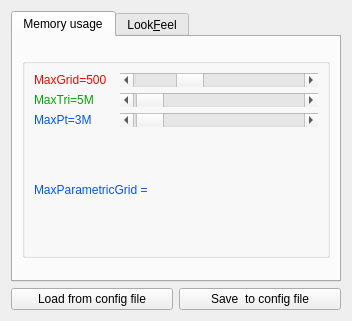
<?xml version="1.0" encoding="UTF-8"?>
<ui version="4.0">
 <class>Parametersoptions</class>
 <widget class="QWidget" name="Parametersoptions">
  <property name="geometry">
   <rect>
    <x>0</x>
    <y>0</y>
    <width>352</width>
    <height>321</height>
   </rect>
  </property>
  <property name="windowTitle">
   <string>Configuration Options</string>
  </property>
  <layout class="QGridLayout" name="gridLayout_6">
   <item row="0" column="0">
    <widget class="QTabWidget" name="StyleTheme">
     <property name="currentIndex">
      <number>0</number>
     </property>
     <widget class="QWidget" name="tab">
      <attribute name="title">
       <string>Memory usage</string>
      </attribute>
      <layout class="QGridLayout" name="gridLayout_2">
       <item row="0" column="0">
        <widget class="QGroupBox" name="ColorsgroupBox">
         <property name="sizePolicy">
          <sizepolicy hsizetype="Expanding" vsizetype="Expanding">
           <horstretch>0</horstretch>
           <verstretch>0</verstretch>
          </sizepolicy>
         </property>
         <property name="maximumSize">
          <size>
           <width>16777215</width>
           <height>200</height>
          </size>
         </property>
         <property name="palette">
          <palette>
           <active>
            <colorrole role="Base">
             <brush brushstyle="SolidPattern">
              <color alpha="255">
               <red>255</red>
               <green>0</green>
               <blue>0</blue>
              </color>
             </brush>
            </colorrole>
           </active>
           <inactive>
            <colorrole role="Base">
             <brush brushstyle="SolidPattern">
              <color alpha="255">
               <red>255</red>
               <green>0</green>
               <blue>0</blue>
              </color>
             </brush>
            </colorrole>
           </inactive>
           <disabled>
            <colorrole role="Base">
             <brush brushstyle="SolidPattern">
              <color alpha="255">
               <red>170</red>
               <green>170</green>
               <blue>0</blue>
              </color>
             </brush>
            </colorrole>
           </disabled>
          </palette>
         </property>
         <property name="title">
          <string/>
         </property>
         <property name="alignment">
          <set>Qt::AlignCenter</set>
         </property>
         <layout class="QGridLayout" name="gridLayout">
          <item row="0" column="0">
           <widget class="QLabel" name="maxgriLabel">
            <property name="sizePolicy">
             <sizepolicy hsizetype="Fixed" vsizetype="Preferred">
              <horstretch>0</horstretch>
              <verstretch>0</verstretch>
             </sizepolicy>
            </property>
            <property name="minimumSize">
             <size>
              <width>80</width>
              <height>0</height>
             </size>
            </property>
            <property name="maximumSize">
             <size>
              <width>80</width>
              <height>16777215</height>
             </size>
            </property>
            <property name="palette">
             <palette>
              <active>
               <colorrole role="WindowText">
                <brush brushstyle="SolidPattern">
                 <color alpha="255">
                  <red>255</red>
                  <green>0</green>
                  <blue>0</blue>
                 </color>
                </brush>
               </colorrole>
              </active>
              <inactive>
               <colorrole role="WindowText">
                <brush brushstyle="SolidPattern">
                 <color alpha="255">
                  <red>255</red>
                  <green>0</green>
                  <blue>0</blue>
                 </color>
                </brush>
               </colorrole>
              </inactive>
              <disabled>
               <colorrole role="WindowText">
                <brush brushstyle="SolidPattern">
                 <color alpha="255">
                  <red>120</red>
                  <green>120</green>
                  <blue>120</blue>
                 </color>
                </brush>
               </colorrole>
              </disabled>
             </palette>
            </property>
            <property name="text">
             <string>MaxGrid=500</string>
            </property>
            <property name="wordWrap">
             <bool>false</bool>
            </property>
           </widget>
          </item>
          <item row="0" column="1">
           <widget class="QScrollBar" name="maxgri">
            <property name="sizePolicy">
             <sizepolicy hsizetype="Expanding" vsizetype="Fixed">
              <horstretch>0</horstretch>
              <verstretch>0</verstretch>
             </sizepolicy>
            </property>
            <property name="minimum">
             <number>0</number>
            </property>
            <property name="maximum">
             <number>500</number>
            </property>
            <property name="pageStep">
             <number>10</number>
            </property>
            <property name="value">
             <number>150</number>
            </property>
            <property name="orientation">
             <enum>Qt::Horizontal</enum>
            </property>
           </widget>
          </item>
          <item row="1" column="0">
           <widget class="QLabel" name="maxtriLabel">
            <property name="sizePolicy">
             <sizepolicy hsizetype="Fixed" vsizetype="Preferred">
              <horstretch>0</horstretch>
              <verstretch>0</verstretch>
             </sizepolicy>
            </property>
            <property name="minimumSize">
             <size>
              <width>80</width>
              <height>0</height>
             </size>
            </property>
            <property name="maximumSize">
             <size>
              <width>80</width>
              <height>16777215</height>
             </size>
            </property>
            <property name="palette">
             <palette>
              <active>
               <colorrole role="WindowText">
                <brush brushstyle="SolidPattern">
                 <color alpha="255">
                  <red>0</red>
                  <green>170</green>
                  <blue>0</blue>
                 </color>
                </brush>
               </colorrole>
              </active>
              <inactive>
               <colorrole role="WindowText">
                <brush brushstyle="SolidPattern">
                 <color alpha="255">
                  <red>0</red>
                  <green>170</green>
                  <blue>0</blue>
                 </color>
                </brush>
               </colorrole>
              </inactive>
              <disabled>
               <colorrole role="WindowText">
                <brush brushstyle="SolidPattern">
                 <color alpha="255">
                  <red>120</red>
                  <green>120</green>
                  <blue>120</blue>
                 </color>
                </brush>
               </colorrole>
              </disabled>
             </palette>
            </property>
            <property name="text">
             <string>MaxTri=5M</string>
            </property>
            <property name="wordWrap">
             <bool>false</bool>
            </property>
           </widget>
          </item>
          <item row="1" column="1">
           <widget class="QScrollBar" name="maxtri">
            <property name="sizePolicy">
             <sizepolicy hsizetype="Expanding" vsizetype="Fixed">
              <horstretch>0</horstretch>
              <verstretch>0</verstretch>
             </sizepolicy>
            </property>
            <property name="minimum">
             <number>1</number>
            </property>
            <property name="maximum">
             <number>200</number>
            </property>
            <property name="pageStep">
             <number>1</number>
            </property>
            <property name="value">
             <number>5</number>
            </property>
            <property name="sliderPosition">
             <number>5</number>
            </property>
            <property name="orientation">
             <enum>Qt::Horizontal</enum>
            </property>
           </widget>
          </item>
          <item row="2" column="0">
           <widget class="QLabel" name="maxptLabel">
            <property name="sizePolicy">
             <sizepolicy hsizetype="Fixed" vsizetype="Preferred">
              <horstretch>0</horstretch>
              <verstretch>0</verstretch>
             </sizepolicy>
            </property>
            <property name="minimumSize">
             <size>
              <width>80</width>
              <height>0</height>
             </size>
            </property>
            <property name="maximumSize">
             <size>
              <width>80</width>
              <height>16777215</height>
             </size>
            </property>
            <property name="palette">
             <palette>
              <active>
               <colorrole role="WindowText">
                <brush brushstyle="SolidPattern">
                 <color alpha="255">
                  <red>0</red>
                  <green>85</green>
                  <blue>255</blue>
                 </color>
                </brush>
               </colorrole>
              </active>
              <inactive>
               <colorrole role="WindowText">
                <brush brushstyle="SolidPattern">
                 <color alpha="255">
                  <red>0</red>
                  <green>85</green>
                  <blue>255</blue>
                 </color>
                </brush>
               </colorrole>
              </inactive>
              <disabled>
               <colorrole role="WindowText">
                <brush brushstyle="SolidPattern">
                 <color alpha="255">
                  <red>120</red>
                  <green>120</green>
                  <blue>120</blue>
                 </color>
                </brush>
               </colorrole>
              </disabled>
             </palette>
            </property>
            <property name="text">
             <string>MaxPt=3M</string>
            </property>
            <property name="wordWrap">
             <bool>false</bool>
            </property>
           </widget>
          </item>
          <item row="2" column="1">
           <widget class="QScrollBar" name="maxpt">
            <property name="sizePolicy">
             <sizepolicy hsizetype="Expanding" vsizetype="Fixed">
              <horstretch>0</horstretch>
              <verstretch>0</verstretch>
             </sizepolicy>
            </property>
            <property name="minimum">
             <number>1</number>
            </property>
            <property name="maximum">
             <number>100</number>
            </property>
            <property name="pageStep">
             <number>1</number>
            </property>
            <property name="value">
             <number>3</number>
            </property>
            <property name="orientation">
             <enum>Qt::Horizontal</enum>
            </property>
           </widget>
          </item>
          <item row="3" column="0" colspan="2">
           <widget class="QLabel" name="MaxParametricGrid">
            <property name="sizePolicy">
             <sizepolicy hsizetype="Fixed" vsizetype="Preferred">
              <horstretch>0</horstretch>
              <verstretch>0</verstretch>
             </sizepolicy>
            </property>
            <property name="minimumSize">
             <size>
              <width>80</width>
              <height>0</height>
             </size>
            </property>
            <property name="maximumSize">
             <size>
              <width>220</width>
              <height>16777215</height>
             </size>
            </property>
            <property name="palette">
             <palette>
              <active>
               <colorrole role="WindowText">
                <brush brushstyle="SolidPattern">
                 <color alpha="255">
                  <red>0</red>
                  <green>85</green>
                  <blue>255</blue>
                 </color>
                </brush>
               </colorrole>
              </active>
              <inactive>
               <colorrole role="WindowText">
                <brush brushstyle="SolidPattern">
                 <color alpha="255">
                  <red>0</red>
                  <green>85</green>
                  <blue>255</blue>
                 </color>
                </brush>
               </colorrole>
              </inactive>
              <disabled>
               <colorrole role="WindowText">
                <brush brushstyle="SolidPattern">
                 <color alpha="255">
                  <red>120</red>
                  <green>120</green>
                  <blue>120</blue>
                 </color>
                </brush>
               </colorrole>
              </disabled>
             </palette>
            </property>
            <property name="text">
             <string>MaxParametricGrid = </string>
            </property>
            <property name="wordWrap">
             <bool>false</bool>
            </property>
           </widget>
          </item>
         </layout>
        </widget>
       </item>
      </layout>
     </widget>
     <widget class="QWidget" name="tab_2">
      <attribute name="title">
       <string>Look&amp;Feel</string>
      </attribute>
      <layout class="QGridLayout" name="gridLayout_4">
       <item row="0" column="0" colspan="3">
        <widget class="QSplitter" name="splitter">
         <property name="orientation">
          <enum>Qt::Horizontal</enum>
         </property>
         <widget class="QGroupBox" name="groupBox_2">
          <property name="title">
           <string/>
          </property>
          <layout class="QGridLayout" name="gridLayout_5">
           <item row="0" column="0">
            <widget class="QLabel" name="label">
             <property name="maximumSize">
              <size>
               <width>16777215</width>
               <height>16777215</height>
              </size>
             </property>
             <property name="text">
              <string>Style:</string>
             </property>
             <property name="alignment">
              <set>Qt::AlignCenter</set>
             </property>
            </widget>
           </item>
           <item row="1" column="0">
            <widget class="QComboBox" name="comboBox_2">
             <item>
              <property name="text">
               <string>Default</string>
              </property>
             </item>
             <item>
              <property name="text">
               <string>Fusion</string>
              </property>
             </item>
             <item>
              <property name="text">
               <string>Windows</string>
              </property>
             </item>
             <item>
              <property name="text">
               <string>WindowsXP</string>
              </property>
             </item>
            </widget>
           </item>
           <item row="2" column="0">
            <spacer name="verticalSpacer">
             <property name="orientation">
              <enum>Qt::Vertical</enum>
             </property>
             <property name="sizeHint" stdset="0">
              <size>
               <width>20</width>
               <height>59</height>
              </size>
             </property>
            </spacer>
           </item>
           <item row="3" column="0">
            <widget class="QLabel" name="label_2">
             <property name="maximumSize">
              <size>
               <width>16777215</width>
               <height>16777215</height>
              </size>
             </property>
             <property name="layoutDirection">
              <enum>Qt::LeftToRight</enum>
             </property>
             <property name="text">
              <string>Theme:</string>
             </property>
             <property name="alignment">
              <set>Qt::AlignCenter</set>
             </property>
            </widget>
           </item>
           <item row="4" column="0">
            <widget class="QComboBox" name="comboBox_3">
             <item>
              <property name="text">
               <string>Default</string>
              </property>
             </item>
             <item>
              <property name="text">
               <string>Dark</string>
              </property>
             </item>
             <item>
              <property name="text">
               <string>MyTheme</string>
              </property>
             </item>
            </widget>
           </item>
          </layout>
         </widget>
         <widget class="QGroupBox" name="groupBox">
          <property name="title">
           <string>MyTheme Colors:</string>
          </property>
          <property name="alignment">
           <set>Qt::AlignCenter</set>
          </property>
          <layout class="QGridLayout" name="gridLayout_3">
           <item row="0" column="0" colspan="2">
            <widget class="QComboBox" name="comboBox">
             <item>
              <property name="text">
               <string>Select to config:</string>
              </property>
             </item>
             <item>
              <property name="text">
               <string>AlternateBase</string>
              </property>
             </item>
             <item>
              <property name="text">
               <string>Base</string>
              </property>
             </item>
             <item>
              <property name="text">
               <string>BrightText</string>
              </property>
             </item>
             <item>
              <property name="text">
               <string>Button</string>
              </property>
             </item>
             <item>
              <property name="text">
               <string>Text</string>
              </property>
             </item>
             <item>
              <property name="text">
               <string>HighlightedText</string>
              </property>
             </item>
             <item>
              <property name="text">
               <string>ButtonText</string>
              </property>
             </item>
             <item>
              <property name="text">
               <string>Highlight</string>
              </property>
             </item>
             <item>
              <property name="text">
               <string>ToolTipBase</string>
              </property>
             </item>
             <item>
              <property name="text">
               <string>ToolTipText</string>
              </property>
             </item>
             <item>
              <property name="text">
               <string>Window</string>
              </property>
             </item>
             <item>
              <property name="text">
               <string>WindowText</string>
              </property>
             </item>
            </widget>
           </item>
           <item row="1" column="0" colspan="2">
            <widget class="QPushButton" name="ColorsButton">
             <property name="font">
              <font>
               <pointsize>10</pointsize>
               <weight>75</weight>
               <bold>true</bold>
              </font>
             </property>
             <property name="text">
              <string>Current color </string>
             </property>
            </widget>
           </item>
           <item row="2" column="0">
            <widget class="QLabel" name="redLabel_2">
             <property name="maximumSize">
              <size>
               <width>43</width>
               <height>16777215</height>
              </size>
             </property>
             <property name="palette">
              <palette>
               <active>
                <colorrole role="WindowText">
                 <brush brushstyle="SolidPattern">
                  <color alpha="255">
                   <red>255</red>
                   <green>0</green>
                   <blue>0</blue>
                  </color>
                 </brush>
                </colorrole>
               </active>
               <inactive>
                <colorrole role="WindowText">
                 <brush brushstyle="SolidPattern">
                  <color alpha="255">
                   <red>255</red>
                   <green>0</green>
                   <blue>0</blue>
                  </color>
                 </brush>
                </colorrole>
               </inactive>
               <disabled>
                <colorrole role="WindowText">
                 <brush brushstyle="SolidPattern">
                  <color alpha="255">
                   <red>120</red>
                   <green>120</green>
                   <blue>120</blue>
                  </color>
                 </brush>
                </colorrole>
               </disabled>
              </palette>
             </property>
             <property name="text">
              <string>Red</string>
             </property>
             <property name="wordWrap">
              <bool>false</bool>
             </property>
            </widget>
           </item>
           <item row="2" column="1">
            <widget class="QScrollBar" name="red_2">
             <property name="sizePolicy">
              <sizepolicy hsizetype="Expanding" vsizetype="Fixed">
               <horstretch>0</horstretch>
               <verstretch>0</verstretch>
              </sizepolicy>
             </property>
             <property name="maximum">
              <number>255</number>
             </property>
             <property name="pageStep">
              <number>10</number>
             </property>
             <property name="value">
              <number>249</number>
             </property>
             <property name="orientation">
              <enum>Qt::Horizontal</enum>
             </property>
            </widget>
           </item>
           <item row="3" column="0">
            <widget class="QLabel" name="greenLabel_2">
             <property name="maximumSize">
              <size>
               <width>43</width>
               <height>16777215</height>
              </size>
             </property>
             <property name="palette">
              <palette>
               <active>
                <colorrole role="WindowText">
                 <brush brushstyle="SolidPattern">
                  <color alpha="255">
                   <red>0</red>
                   <green>170</green>
                   <blue>0</blue>
                  </color>
                 </brush>
                </colorrole>
               </active>
               <inactive>
                <colorrole role="WindowText">
                 <brush brushstyle="SolidPattern">
                  <color alpha="255">
                   <red>0</red>
                   <green>170</green>
                   <blue>0</blue>
                  </color>
                 </brush>
                </colorrole>
               </inactive>
               <disabled>
                <colorrole role="WindowText">
                 <brush brushstyle="SolidPattern">
                  <color alpha="255">
                   <red>120</red>
                   <green>120</green>
                   <blue>120</blue>
                  </color>
                 </brush>
                </colorrole>
               </disabled>
              </palette>
             </property>
             <property name="text">
              <string>Green</string>
             </property>
             <property name="wordWrap">
              <bool>false</bool>
             </property>
            </widget>
           </item>
           <item row="3" column="1">
            <widget class="QScrollBar" name="green_2">
             <property name="sizePolicy">
              <sizepolicy hsizetype="Expanding" vsizetype="Fixed">
               <horstretch>0</horstretch>
               <verstretch>0</verstretch>
              </sizepolicy>
             </property>
             <property name="maximum">
              <number>255</number>
             </property>
             <property name="value">
              <number>170</number>
             </property>
             <property name="orientation">
              <enum>Qt::Horizontal</enum>
             </property>
            </widget>
           </item>
           <item row="4" column="0">
            <widget class="QLabel" name="blueLabel_2">
             <property name="maximumSize">
              <size>
               <width>43</width>
               <height>16777215</height>
              </size>
             </property>
             <property name="palette">
              <palette>
               <active>
                <colorrole role="WindowText">
                 <brush brushstyle="SolidPattern">
                  <color alpha="255">
                   <red>0</red>
                   <green>85</green>
                   <blue>255</blue>
                  </color>
                 </brush>
                </colorrole>
               </active>
               <inactive>
                <colorrole role="WindowText">
                 <brush brushstyle="SolidPattern">
                  <color alpha="255">
                   <red>0</red>
                   <green>85</green>
                   <blue>255</blue>
                  </color>
                 </brush>
                </colorrole>
               </inactive>
               <disabled>
                <colorrole role="WindowText">
                 <brush brushstyle="SolidPattern">
                  <color alpha="255">
                   <red>120</red>
                   <green>120</green>
                   <blue>120</blue>
                  </color>
                 </brush>
                </colorrole>
               </disabled>
              </palette>
             </property>
             <property name="text">
              <string>Blue</string>
             </property>
             <property name="wordWrap">
              <bool>false</bool>
             </property>
            </widget>
           </item>
           <item row="4" column="1">
            <widget class="QScrollBar" name="blue_2">
             <property name="sizePolicy">
              <sizepolicy hsizetype="Expanding" vsizetype="Fixed">
               <horstretch>0</horstretch>
               <verstretch>0</verstretch>
              </sizepolicy>
             </property>
             <property name="maximum">
              <number>255</number>
             </property>
             <property name="orientation">
              <enum>Qt::Horizontal</enum>
             </property>
            </widget>
           </item>
          </layout>
         </widget>
        </widget>
       </item>
       <item row="1" column="0">
        <spacer name="horizontalSpacer_2">
         <property name="orientation">
          <enum>Qt::Horizontal</enum>
         </property>
         <property name="sizeHint" stdset="0">
          <size>
           <width>109</width>
           <height>20</height>
          </size>
         </property>
        </spacer>
       </item>
       <item row="1" column="1">
        <widget class="QPushButton" name="TestConfig">
         <property name="text">
          <string>TestConfig</string>
         </property>
        </widget>
       </item>
       <item row="1" column="2">
        <spacer name="horizontalSpacer">
         <property name="orientation">
          <enum>Qt::Horizontal</enum>
         </property>
         <property name="sizeHint" stdset="0">
          <size>
           <width>108</width>
           <height>20</height>
          </size>
         </property>
        </spacer>
       </item>
      </layout>
     </widget>
    </widget>
   </item>
   <item row="1" column="0">
    <layout class="QHBoxLayout" name="horizontalLayout">
     <item>
      <widget class="QPushButton" name="loadconfig">
       <property name="text">
        <string>Load from config file</string>
       </property>
      </widget>
     </item>
     <item>
      <widget class="QPushButton" name="save">
       <property name="text">
        <string>Save  to config file</string>
       </property>
      </widget>
     </item>
    </layout>
   </item>
  </layout>
 </widget>
 <resources/>
 <connections/>
</ui>
